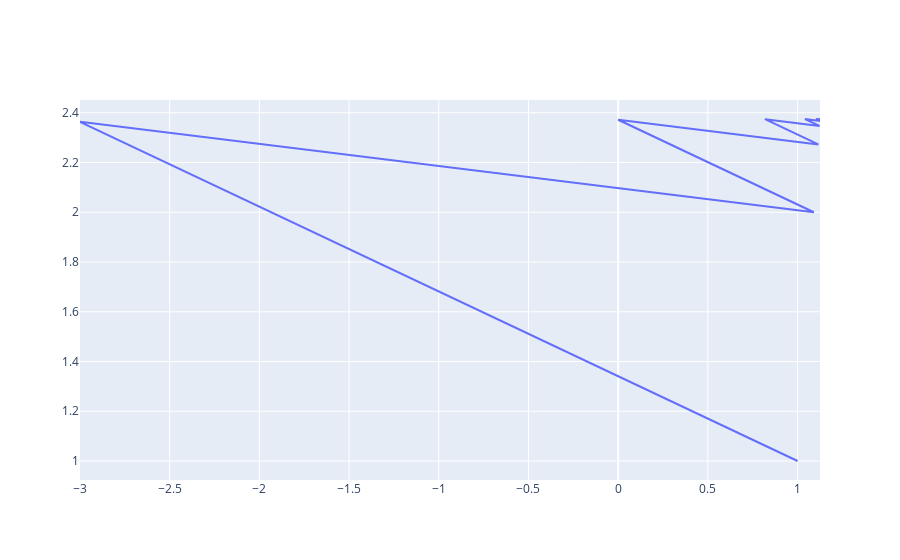

The notebook cell saved with this chart:
### Code cell
plot_iters_2d(x)

### Figure 1 — Plotly figure (JSON) as saved in the notebook; plotly's stock layout.template omitted (floating-point values rounded to 4 significant figures)
{"data": [{"type": "scatter", "x": [1, -3, 1.091, 0, 1.116, 0.8182, 1.122, 1.041, 1.124, 1.102, 1.125, 1.119, 1.125, 1.123, 1.125, 1.125, 1.125, 1.125, 1.125, 1.125, 1.125, 1.125], "y": [1, 2.364, 2, 2.372, 2.273, 2.374, 2.347, 2.375, 2.367, 2.375, 2.373, 2.375, 2.374, 2.375, 2.375, 2.375, 2.375, 2.375, 2.375, 2.375, 2.375, 2.375]}], "layout": {}}
